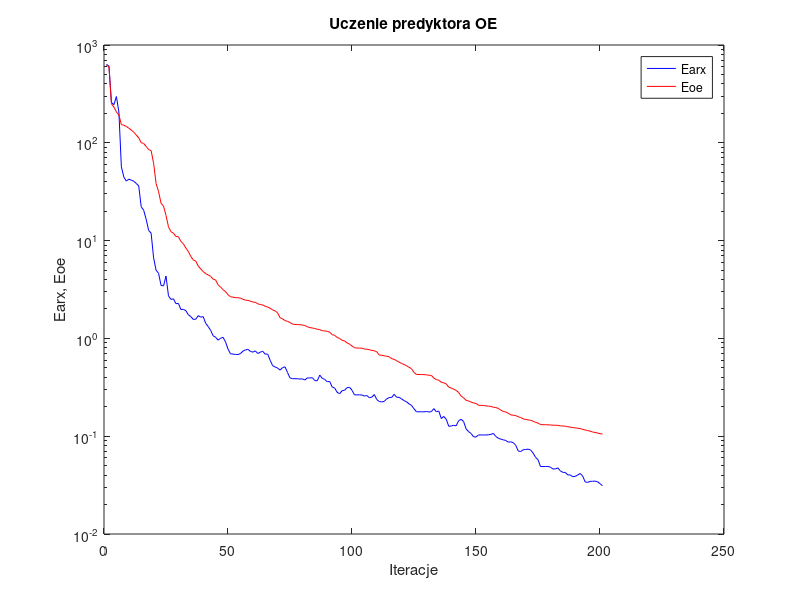
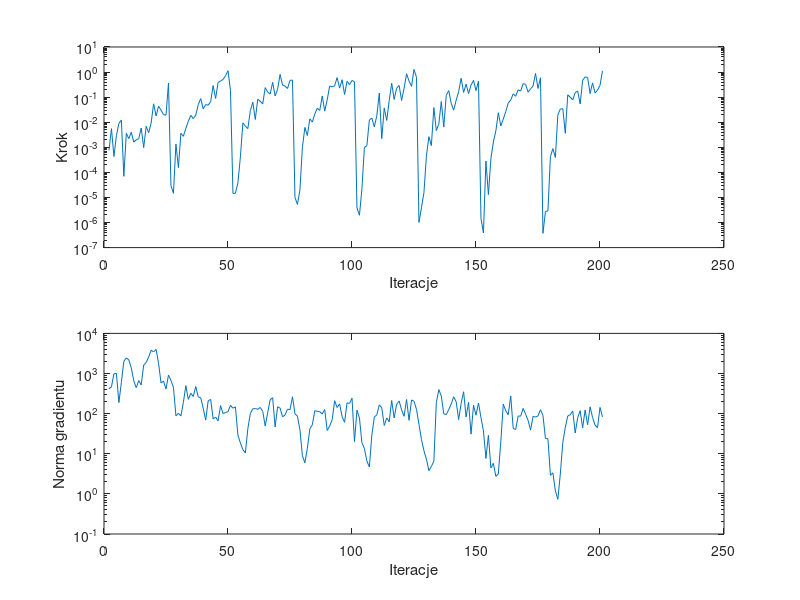

MATLAB code for these plots, in order:
%uczenie predyktora oe
clear all;
n=0; farx(n+1)=6.327465e+002; foe(n+1)=6.210962e+002; wspucz(n+1)=0.000000e+000; ng(n+1)=0.000000e+000;
%odnowa zmiennej metryki
n=1; farx(n+1)=6.096959e+002; foe(n+1)=5.998819e+002; krok(n+1)=7.496833e-004; ng(n+1)=4.153886e+002;
n=2; farx(n+1)=2.578479e+002; foe(n+1)=2.506144e+002; krok(n+1)=5.557598e-003; ng(n+1)=4.691300e+002;
n=3; farx(n+1)=2.456003e+002; foe(n+1)=2.321298e+002; krok(n+1)=4.315864e-004; ng(n+1)=9.797558e+002;
n=4; farx(n+1)=2.973595e+002; foe(n+1)=2.067882e+002; krok(n+1)=2.914669e-003; ng(n+1)=1.008710e+003;
n=5; farx(n+1)=2.063914e+002; foe(n+1)=1.927824e+002; krok(n+1)=8.929289e-003; ng(n+1)=1.880766e+002;
n=6; farx(n+1)=5.679088e+001; foe(n+1)=1.538325e+002; krok(n+1)=1.219985e-002; ng(n+1)=6.008175e+002;
n=7; farx(n+1)=4.463572e+001; foe(n+1)=1.511636e+002; krok(n+1)=6.934421e-005; ng(n+1)=2.011405e+003;
n=8; farx(n+1)=4.057129e+001; foe(n+1)=1.469644e+002; krok(n+1)=3.625910e-003; ng(n+1)=2.457335e+003;
n=9; farx(n+1)=4.247861e+001; foe(n+1)=1.409834e+002; krok(n+1)=2.209886e-003; ng(n+1)=2.182235e+003;
n=10; farx(n+1)=4.148318e+001; foe(n+1)=1.350802e+002; krok(n+1)=3.990004e-003; ng(n+1)=1.389278e+003;
n=11; farx(n+1)=4.049734e+001; foe(n+1)=1.283854e+002; krok(n+1)=1.606327e-003; ng(n+1)=6.560375e+002;
n=12; farx(n+1)=3.844666e+001; foe(n+1)=1.200924e+002; krok(n+1)=1.983052e-003; ng(n+1)=4.440644e+002;
n=13; farx(n+1)=3.626702e+001; foe(n+1)=1.123359e+002; krok(n+1)=2.213894e-003; ng(n+1)=6.684504e+002;
n=14; farx(n+1)=2.219055e+001; foe(n+1)=1.002529e+002; krok(n+1)=5.849663e-003; ng(n+1)=5.184492e+002;
n=15; farx(n+1)=2.043253e+001; foe(n+1)=9.849451e+001; krok(n+1)=9.715074e-004; ng(n+1)=1.623716e+003;
n=16; farx(n+1)=1.650468e+001; foe(n+1)=9.173516e+001; krok(n+1)=6.884742e-003; ng(n+1)=1.880264e+003;
n=17; farx(n+1)=1.272367e+001; foe(n+1)=8.523372e+001; krok(n+1)=3.792736e-003; ng(n+1)=2.573001e+003;
n=18; farx(n+1)=1.191480e+001; foe(n+1)=8.323081e+001; krok(n+1)=9.258382e-003; ng(n+1)=3.804624e+003;
n=19; farx(n+1)=6.669671e+000; foe(n+1)=6.182443e+001; krok(n+1)=5.411858e-002; ng(n+1)=3.463197e+003;
n=20; farx(n+1)=4.980272e+000; foe(n+1)=3.835235e+001; krok(n+1)=1.785641e-002; ng(n+1)=3.985861e+003;
n=21; farx(n+1)=4.637712e+000; foe(n+1)=3.170502e+001; krok(n+1)=4.346837e-002; ng(n+1)=1.800742e+003;
n=22; farx(n+1)=3.482943e+000; foe(n+1)=2.411632e+001; krok(n+1)=3.022871e-002; ng(n+1)=5.808186e+002;
n=23; farx(n+1)=3.443276e+000; foe(n+1)=2.248027e+001; krok(n+1)=2.000182e-002; ng(n+1)=6.519017e+002;
n=24; farx(n+1)=4.337607e+000; foe(n+1)=1.810807e+001; krok(n+1)=1.910413e-002; ng(n+1)=4.117663e+002;
n=25; farx(n+1)=2.724305e+000; foe(n+1)=1.383602e+001; krok(n+1)=3.655097e-001; ng(n+1)=9.139671e+002;
%odnowa zmiennej metryki
n=26; farx(n+1)=2.503499e+000; foe(n+1)=1.232360e+001; krok(n+1)=2.921834e-005; ng(n+1)=6.729334e+002;
n=27; farx(n+1)=2.541096e+000; foe(n+1)=1.191462e+001; krok(n+1)=1.468165e-005; ng(n+1)=4.527065e+002;
n=28; farx(n+1)=2.265353e+000; foe(n+1)=1.101393e+001; krok(n+1)=1.353531e-003; ng(n+1)=8.787751e+001;
n=29; farx(n+1)=2.279370e+000; foe(n+1)=1.095928e+001; krok(n+1)=1.555562e-004; ng(n+1)=1.023206e+002;
n=30; farx(n+1)=1.974832e+000; foe(n+1)=9.814354e+000; krok(n+1)=3.621201e-003; ng(n+1)=8.758521e+001;
n=31; farx(n+1)=1.982049e+000; foe(n+1)=9.277909e+000; krok(n+1)=2.742688e-003; ng(n+1)=1.902767e+002;
n=32; farx(n+1)=1.922274e+000; foe(n+1)=8.392556e+000; krok(n+1)=5.608389e-003; ng(n+1)=4.982814e+002;
n=33; farx(n+1)=1.746605e+000; foe(n+1)=7.751474e+000; krok(n+1)=1.095618e-002; ng(n+1)=2.268044e+002;
n=34; farx(n+1)=1.671625e+000; foe(n+1)=6.889658e+000; krok(n+1)=1.883337e-002; ng(n+1)=3.216444e+002;
n=35; farx(n+1)=1.564234e+000; foe(n+1)=6.340659e+000; krok(n+1)=1.392711e-002; ng(n+1)=2.679716e+002;
n=36; farx(n+1)=1.569375e+000; foe(n+1)=6.160158e+000; krok(n+1)=1.908478e-002; ng(n+1)=4.744986e+002;
n=37; farx(n+1)=1.708221e+000; foe(n+1)=5.503805e+000; krok(n+1)=5.026897e-002; ng(n+1)=2.615016e+002;
n=38; farx(n+1)=1.648797e+000; foe(n+1)=5.136732e+000; krok(n+1)=8.764941e-002; ng(n+1)=2.478759e+002;
n=39; farx(n+1)=1.668904e+000; foe(n+1)=4.828537e+000; krok(n+1)=3.388472e-002; ng(n+1)=1.368673e+002;
n=40; farx(n+1)=1.427528e+000; foe(n+1)=4.597622e+000; krok(n+1)=5.055608e-002; ng(n+1)=6.904882e+001;
n=41; farx(n+1)=1.324252e+000; foe(n+1)=4.457092e+000; krok(n+1)=4.773765e-002; ng(n+1)=2.081801e+002;
n=42; farx(n+1)=1.207901e+000; foe(n+1)=4.307458e+000; krok(n+1)=6.552688e-002; ng(n+1)=2.267609e+002;
n=43; farx(n+1)=1.065344e+000; foe(n+1)=4.044733e+000; krok(n+1)=2.889668e-001; ng(n+1)=7.436489e+001;
n=44; farx(n+1)=1.027477e+000; foe(n+1)=3.955722e+000; krok(n+1)=8.892157e-002; ng(n+1)=8.180341e+001;
n=45; farx(n+1)=9.602948e-001; foe(n+1)=3.531534e+000; krok(n+1)=3.854790e-001; ng(n+1)=6.594469e+001;
n=46; farx(n+1)=1.002770e+000; foe(n+1)=3.357691e+000; krok(n+1)=4.400140e-001; ng(n+1)=1.586345e+002;
n=47; farx(n+1)=1.026140e+000; foe(n+1)=3.147915e+000; krok(n+1)=5.076613e-001; ng(n+1)=1.007588e+002;
n=48; farx(n+1)=9.209675e-001; foe(n+1)=3.014581e+000; krok(n+1)=7.101669e-001; ng(n+1)=1.065806e+002;
n=49; farx(n+1)=7.779703e-001; foe(n+1)=2.794835e+000; krok(n+1)=1.133514e+000; ng(n+1)=1.121734e+002;
n=50; farx(n+1)=6.962347e-001; foe(n+1)=2.667513e+000; krok(n+1)=1.846634e-001; ng(n+1)=1.613195e+002;
%odnowa zmiennej metryki
n=51; farx(n+1)=6.913315e-001; foe(n+1)=2.641250e+000; krok(n+1)=1.442554e-005; ng(n+1)=1.363007e+002;
n=52; farx(n+1)=6.857749e-001; foe(n+1)=2.609863e+000; krok(n+1)=1.470858e-005; ng(n+1)=1.470075e+002;
n=53; farx(n+1)=6.844338e-001; foe(n+1)=2.605168e+000; krok(n+1)=3.872924e-005; ng(n+1)=2.898255e+001;
n=54; farx(n+1)=6.987172e-001; foe(n+1)=2.585769e+000; krok(n+1)=4.175751e-004; ng(n+1)=1.859987e+001;
n=55; farx(n+1)=7.397565e-001; foe(n+1)=2.513656e+000; krok(n+1)=9.409526e-003; ng(n+1)=1.259868e+001;
n=56; farx(n+1)=7.616040e-001; foe(n+1)=2.460150e+000; krok(n+1)=6.947618e-003; ng(n+1)=1.053971e+001;
n=57; farx(n+1)=7.739192e-001; foe(n+1)=2.446287e+000; krok(n+1)=5.557598e-003; ng(n+1)=4.227931e+001;
n=58; farx(n+1)=7.377213e-001; foe(n+1)=2.407650e+000; krok(n+1)=2.876670e-002; ng(n+1)=1.010527e+002;
n=59; farx(n+1)=7.230772e-001; foe(n+1)=2.355068e+000; krok(n+1)=6.288276e-002; ng(n+1)=1.315160e+002;
n=60; farx(n+1)=7.455698e-001; foe(n+1)=2.338825e+000; krok(n+1)=1.285062e-002; ng(n+1)=1.338370e+002;
n=61; farx(n+1)=7.001912e-001; foe(n+1)=2.259936e+000; krok(n+1)=8.268560e-002; ng(n+1)=1.283456e+002;
n=62; farx(n+1)=7.227708e-001; foe(n+1)=2.217085e+000; krok(n+1)=6.864555e-002; ng(n+1)=1.427605e+002;
n=63; farx(n+1)=7.390783e-001; foe(n+1)=2.199983e+000; krok(n+1)=5.360061e-002; ng(n+1)=1.141507e+002;
n=64; farx(n+1)=6.896514e-001; foe(n+1)=2.131276e+000; krok(n+1)=2.398974e-001; ng(n+1)=4.907904e+001;
n=65; farx(n+1)=6.919160e-001; foe(n+1)=2.089911e+000; krok(n+1)=1.579498e-001; ng(n+1)=1.057257e+002;
n=66; farx(n+1)=5.978312e-001; foe(n+1)=2.034182e+000; krok(n+1)=1.331896e-001; ng(n+1)=2.216186e+002;
n=67; farx(n+1)=5.262205e-001; foe(n+1)=1.956888e+000; krok(n+1)=3.904377e-001; ng(n+1)=2.500646e+002;
n=68; farx(n+1)=5.103224e-001; foe(n+1)=1.912830e+000; krok(n+1)=1.125137e-001; ng(n+1)=4.643495e+001;
n=69; farx(n+1)=4.970536e-001; foe(n+1)=1.824121e+000; krok(n+1)=2.064051e-001; ng(n+1)=1.486971e+002;
n=70; farx(n+1)=4.742162e-001; foe(n+1)=1.626402e+000; krok(n+1)=8.067975e-001; ng(n+1)=1.375532e+002;
n=71; farx(n+1)=5.023797e-001; foe(n+1)=1.586054e+000; krok(n+1)=3.047347e-001; ng(n+1)=8.317166e+001;
n=72; farx(n+1)=5.121560e-001; foe(n+1)=1.520836e+000; krok(n+1)=2.745822e-001; ng(n+1)=9.271363e+001;
n=73; farx(n+1)=4.476766e-001; foe(n+1)=1.493247e+000; krok(n+1)=2.214681e-001; ng(n+1)=1.291974e+002;
n=74; farx(n+1)=3.946311e-001; foe(n+1)=1.455110e+000; krok(n+1)=4.681360e-001; ng(n+1)=1.252865e+002;
n=75; farx(n+1)=3.875496e-001; foe(n+1)=1.400965e+000; krok(n+1)=4.756263e-001; ng(n+1)=2.628953e+002;
%odnowa zmiennej metryki
n=76; farx(n+1)=3.872414e-001; foe(n+1)=1.389498e+000; krok(n+1)=9.999543e-006; ng(n+1)=9.895140e+001;
n=77; farx(n+1)=3.867649e-001; foe(n+1)=1.384410e+000; krok(n+1)=5.272228e-006; ng(n+1)=8.656744e+001;
n=78; farx(n+1)=3.840338e-001; foe(n+1)=1.379996e+000; krok(n+1)=1.990494e-005; ng(n+1)=3.993381e+001;
n=79; farx(n+1)=3.853665e-001; foe(n+1)=1.371009e+000; krok(n+1)=1.001196e-003; ng(n+1)=8.927346e+000;
n=80; farx(n+1)=3.752882e-001; foe(n+1)=1.353297e+000; krok(n+1)=6.193383e-003; ng(n+1)=5.931568e+000;
n=81; farx(n+1)=3.947994e-001; foe(n+1)=1.315491e+000; krok(n+1)=2.926191e-003; ng(n+1)=1.374624e+001;
n=82; farx(n+1)=3.935401e-001; foe(n+1)=1.288882e+000; krok(n+1)=1.363820e-002; ng(n+1)=4.201251e+001;
n=83; farx(n+1)=3.964368e-001; foe(n+1)=1.278431e+000; krok(n+1)=1.012568e-002; ng(n+1)=5.272709e+001;
n=84; farx(n+1)=3.706326e-001; foe(n+1)=1.262353e+000; krok(n+1)=2.118799e-002; ng(n+1)=1.180419e+002;
n=85; farx(n+1)=3.685561e-001; foe(n+1)=1.240697e+000; krok(n+1)=3.616714e-002; ng(n+1)=1.145896e+002;
n=86; farx(n+1)=4.216850e-001; foe(n+1)=1.227635e+000; krok(n+1)=2.946581e-002; ng(n+1)=1.116957e+002;
n=87; farx(n+1)=3.908757e-001; foe(n+1)=1.199759e+000; krok(n+1)=1.105941e-001; ng(n+1)=9.791281e+001;
n=88; farx(n+1)=3.803878e-001; foe(n+1)=1.192226e+000; krok(n+1)=2.780135e-002; ng(n+1)=1.268336e+002;
n=89; farx(n+1)=3.608050e-001; foe(n+1)=1.181759e+000; krok(n+1)=7.866273e-002; ng(n+1)=3.809266e+001;
n=90; farx(n+1)=3.628001e-001; foe(n+1)=1.157155e+000; krok(n+1)=2.785378e-001; ng(n+1)=4.919130e+001;
n=91; farx(n+1)=3.191502e-001; foe(n+1)=1.092770e+000; krok(n+1)=2.577175e-001; ng(n+1)=7.068433e+001;
n=92; farx(n+1)=3.110214e-001; foe(n+1)=1.074568e+000; krok(n+1)=2.869393e-001; ng(n+1)=2.102235e+002;
n=93; farx(n+1)=2.814788e-001; foe(n+1)=1.023745e+000; krok(n+1)=6.019322e-001; ng(n+1)=1.419021e+002;
n=94; farx(n+1)=2.716204e-001; foe(n+1)=9.985075e-001; krok(n+1)=2.286401e-001; ng(n+1)=1.748371e+002;
n=95; farx(n+1)=2.914828e-001; foe(n+1)=9.569017e-001; krok(n+1)=4.951781e-001; ng(n+1)=8.463466e+001;
n=96; farx(n+1)=2.950283e-001; foe(n+1)=9.420114e-001; krok(n+1)=1.277097e-001; ng(n+1)=6.086754e+001;
n=97; farx(n+1)=3.130985e-001; foe(n+1)=9.004096e-001; krok(n+1)=4.288049e-001; ng(n+1)=1.854103e+002;
n=98; farx(n+1)=3.166989e-001; foe(n+1)=8.735122e-001; krok(n+1)=3.123324e-001; ng(n+1)=1.799249e+002;
n=99; farx(n+1)=2.947339e-001; foe(n+1)=8.365515e-001; krok(n+1)=4.641165e-001; ng(n+1)=2.423025e+002;
n=100; farx(n+1)=2.646302e-001; foe(n+1)=8.028243e-001; krok(n+1)=4.065930e-001; ng(n+1)=2.013458e+001;
%odnowa zmiennej metryki
n=101; farx(n+1)=2.648302e-001; foe(n+1)=7.971663e-001; krok(n+1)=3.787925e-006; ng(n+1)=1.221142e+002;
n=102; farx(n+1)=2.647742e-001; foe(n+1)=7.953885e-001; krok(n+1)=1.948244e-006; ng(n+1)=7.815115e+001;
n=103; farx(n+1)=2.638312e-001; foe(n+1)=7.944568e-001; krok(n+1)=2.219138e-005; ng(n+1)=1.878073e+001;
n=104; farx(n+1)=2.573899e-001; foe(n+1)=7.793608e-001; krok(n+1)=9.854180e-004; ng(n+1)=1.352021e+001;
n=105; farx(n+1)=2.602773e-001; foe(n+1)=7.759037e-001; krok(n+1)=1.165794e-003; ng(n+1)=6.544073e+000;
n=106; farx(n+1)=2.476509e-001; foe(n+1)=7.656220e-001; krok(n+1)=1.219985e-002; ng(n+1)=4.698461e+000;
n=107; farx(n+1)=2.508746e-001; foe(n+1)=7.542659e-001; krok(n+1)=1.464382e-002; ng(n+1)=2.947006e+001;
n=108; farx(n+1)=2.667589e-001; foe(n+1)=7.474818e-001; krok(n+1)=6.543079e-003; ng(n+1)=8.230842e+001;
n=109; farx(n+1)=2.367920e-001; foe(n+1)=7.299073e-001; krok(n+1)=1.797739e-002; ng(n+1)=9.313241e+001;
n=110; farx(n+1)=2.263331e-001; foe(n+1)=6.751476e-001; krok(n+1)=1.446686e-001; ng(n+1)=1.648541e+002;
n=111; farx(n+1)=2.239705e-001; foe(n+1)=6.726320e-001; krok(n+1)=2.199930e-003; ng(n+1)=1.398939e+002;
n=112; farx(n+1)=2.269153e-001; foe(n+1)=6.634092e-001; krok(n+1)=3.712047e-002; ng(n+1)=5.063766e+001;
n=113; farx(n+1)=2.409395e-001; foe(n+1)=6.560972e-001; krok(n+1)=1.175824e-002; ng(n+1)=7.820627e+001;
n=114; farx(n+1)=2.484934e-001; foe(n+1)=6.485200e-001; krok(n+1)=7.190954e-002; ng(n+1)=6.286174e+001;
n=115; farx(n+1)=2.492392e-001; foe(n+1)=6.207051e-001; krok(n+1)=3.589327e-001; ng(n+1)=2.121749e+002;
n=116; farx(n+1)=2.683237e-001; foe(n+1)=6.110127e-001; krok(n+1)=8.100548e-002; ng(n+1)=7.800338e+001;
n=117; farx(n+1)=2.503214e-001; foe(n+1)=5.910232e-001; krok(n+1)=2.268451e-001; ng(n+1)=1.703206e+002;
n=118; farx(n+1)=2.496355e-001; foe(n+1)=5.717910e-001; krok(n+1)=2.928871e-001; ng(n+1)=2.067374e+002;
n=119; farx(n+1)=2.405800e-001; foe(n+1)=5.537751e-001; krok(n+1)=7.377901e-002; ng(n+1)=1.242148e+002;
n=120; farx(n+1)=2.312351e-001; foe(n+1)=5.417365e-001; krok(n+1)=2.250273e-001; ng(n+1)=8.599184e+001;
n=121; farx(n+1)=2.249286e-001; foe(n+1)=5.254768e-001; krok(n+1)=8.576098e-001; ng(n+1)=2.251176e+002;
n=122; farx(n+1)=2.139187e-001; foe(n+1)=5.063506e-001; krok(n+1)=4.372988e-001; ng(n+1)=6.794946e+001;
n=123; farx(n+1)=2.064500e-001; foe(n+1)=4.895002e-001; krok(n+1)=2.695720e-001; ng(n+1)=2.191999e+002;
n=124; farx(n+1)=1.906445e-001; foe(n+1)=4.487393e-001; krok(n+1)=1.273593e+000; ng(n+1)=2.035189e+002;
n=125; farx(n+1)=1.777413e-001; foe(n+1)=4.276282e-001; krok(n+1)=6.210550e-001; ng(n+1)=1.280361e+002;
%odnowa zmiennej metryki
n=126; farx(n+1)=1.777061e-001; foe(n+1)=4.271751e-001; krok(n+1)=1.013194e-006; ng(n+1)=5.429175e+001;
n=127; farx(n+1)=1.777161e-001; foe(n+1)=4.269426e-001; krok(n+1)=3.849289e-006; ng(n+1)=2.269846e+001;
n=128; farx(n+1)=1.774474e-001; foe(n+1)=4.266659e-001; krok(n+1)=1.539716e-005; ng(n+1)=1.197757e+001;
n=129; farx(n+1)=1.789715e-001; foe(n+1)=4.240308e-001; krok(n+1)=4.448722e-004; ng(n+1)=7.330379e+000;
n=130; farx(n+1)=1.766150e-001; foe(n+1)=4.203560e-001; krok(n+1)=2.659087e-003; ng(n+1)=3.810304e+000;
n=131; farx(n+1)=1.784140e-001; foe(n+1)=4.185941e-001; krok(n+1)=1.166078e-003; ng(n+1)=4.833860e+000;
n=132; farx(n+1)=1.915365e-001; foe(n+1)=3.925556e-001; krok(n+1)=3.814009e-002; ng(n+1)=6.515629e+000;
n=133; farx(n+1)=1.778836e-001; foe(n+1)=3.792781e-001; krok(n+1)=4.653602e-003; ng(n+1)=1.885125e+002;
n=134; farx(n+1)=1.806589e-001; foe(n+1)=3.735727e-001; krok(n+1)=8.349282e-003; ng(n+1)=3.976136e+002;
n=135; farx(n+1)=1.515381e-001; foe(n+1)=3.561818e-001; krok(n+1)=6.677458e-002; ng(n+1)=2.759691e+002;
n=136; farx(n+1)=1.593514e-001; foe(n+1)=3.513577e-001; krok(n+1)=6.425309e-003; ng(n+1)=9.883574e+001;
n=137; farx(n+1)=1.490657e-001; foe(n+1)=3.426944e-001; krok(n+1)=1.174729e-001; ng(n+1)=9.472206e+001;
n=138; farx(n+1)=1.265877e-001; foe(n+1)=3.176852e-001; krok(n+1)=1.827549e-001; ng(n+1)=1.260620e+002;
n=139; farx(n+1)=1.270393e-001; foe(n+1)=3.109184e-001; krok(n+1)=5.671128e-002; ng(n+1)=1.735781e+002;
n=140; farx(n+1)=1.293078e-001; foe(n+1)=3.024265e-001; krok(n+1)=3.034235e-002; ng(n+1)=2.630993e+002;
n=141; farx(n+1)=1.276878e-001; foe(n+1)=2.941516e-001; krok(n+1)=7.494212e-002; ng(n+1)=1.989142e+002;
n=142; farx(n+1)=1.441607e-001; foe(n+1)=2.797382e-001; krok(n+1)=1.653712e-001; ng(n+1)=7.103349e+001;
n=143; farx(n+1)=1.488263e-001; foe(n+1)=2.576931e-001; krok(n+1)=5.657309e-001; ng(n+1)=1.803682e+002;
n=144; farx(n+1)=1.412889e-001; foe(n+1)=2.466779e-001; krok(n+1)=1.541897e-001; ng(n+1)=3.513367e+002;
n=145; farx(n+1)=1.188745e-001; foe(n+1)=2.329131e-001; krok(n+1)=3.324062e-001; ng(n+1)=8.269030e+001;
n=146; farx(n+1)=1.113857e-001; foe(n+1)=2.288823e-001; krok(n+1)=1.380129e-001; ng(n+1)=1.916797e+002;
n=147; farx(n+1)=1.067411e-001; foe(n+1)=2.239310e-001; krok(n+1)=3.044248e-001; ng(n+1)=3.085618e+001;
n=148; farx(n+1)=9.864546e-002; foe(n+1)=2.186464e-001; krok(n+1)=4.641165e-001; ng(n+1)=1.615729e+002;
n=149; farx(n+1)=9.806385e-002; foe(n+1)=2.164213e-001; krok(n+1)=1.827549e-001; ng(n+1)=9.149277e+001;
n=150; farx(n+1)=1.029369e-001; foe(n+1)=2.072517e-001; krok(n+1)=4.372988e-001; ng(n+1)=1.847489e+002;
%odnowa zmiennej metryki
n=151; farx(n+1)=1.029801e-001; foe(n+1)=2.063761e-001; krok(n+1)=1.484839e-006; ng(n+1)=7.976629e+001;
n=152; farx(n+1)=1.029909e-001; foe(n+1)=2.063204e-001; krok(n+1)=3.822754e-007; ng(n+1)=3.694712e+001;
n=153; farx(n+1)=1.029542e-001; foe(n+1)=2.042135e-001; krok(n+1)=2.826636e-004; ng(n+1)=7.673753e+000;
n=154; farx(n+1)=1.034081e-001; foe(n+1)=2.028871e-001; krok(n+1)=1.290553e-005; ng(n+1)=2.884012e+001;
n=155; farx(n+1)=1.043993e-001; foe(n+1)=2.020139e-001; krok(n+1)=3.521882e-004; ng(n+1)=4.420886e+000;
n=156; farx(n+1)=1.068242e-001; foe(n+1)=1.975845e-001; krok(n+1)=1.629095e-003; ng(n+1)=5.781798e+000;
n=157; farx(n+1)=9.946643e-002; foe(n+1)=1.961833e-001; krok(n+1)=4.494346e-003; ng(n+1)=2.741568e+000;
n=158; farx(n+1)=9.524979e-002; foe(n+1)=1.924741e-001; krok(n+1)=2.392360e-002; ng(n+1)=3.145239e+000;
n=159; farx(n+1)=9.330508e-002; foe(n+1)=1.845885e-001; krok(n+1)=7.088910e-003; ng(n+1)=1.998442e+001;
n=160; farx(n+1)=9.176757e-002; foe(n+1)=1.792306e-001; krok(n+1)=1.333847e-002; ng(n+1)=1.729986e+002;
n=161; farx(n+1)=9.041457e-002; foe(n+1)=1.766340e-001; krok(n+1)=2.667694e-002; ng(n+1)=1.176896e+002;
n=162; farx(n+1)=8.702142e-002; foe(n+1)=1.715936e-001; krok(n+1)=5.793922e-002; ng(n+1)=9.430693e+001;
n=163; farx(n+1)=8.754344e-002; foe(n+1)=1.653197e-001; krok(n+1)=7.690984e-002; ng(n+1)=2.752580e+002;
n=164; farx(n+1)=8.607289e-002; foe(n+1)=1.639777e-001; krok(n+1)=1.348264e-001; ng(n+1)=4.292233e+001;
n=165; farx(n+1)=8.085495e-002; foe(n+1)=1.625984e-001; krok(n+1)=1.081188e-001; ng(n+1)=4.015131e+001;
n=166; farx(n+1)=7.081002e-002; foe(n+1)=1.580871e-001; krok(n+1)=1.961845e-001; ng(n+1)=8.755516e+001;
n=167; farx(n+1)=6.967230e-002; foe(n+1)=1.553809e-001; krok(n+1)=1.742650e-001; ng(n+1)=8.643915e+001;
n=168; farx(n+1)=7.262178e-002; foe(n+1)=1.504942e-001; krok(n+1)=3.456460e-001; ng(n+1)=1.344529e+002;
n=169; farx(n+1)=7.314594e-002; foe(n+1)=1.483296e-001; krok(n+1)=3.238984e-001; ng(n+1)=9.687096e+001;
n=170; farx(n+1)=7.381819e-002; foe(n+1)=1.468131e-001; krok(n+1)=1.573255e-001; ng(n+1)=6.784194e+001;
n=171; farx(n+1)=7.230055e-002; foe(n+1)=1.455287e-001; krok(n+1)=2.134155e-001; ng(n+1)=3.893978e+001;
n=172; farx(n+1)=6.740641e-002; foe(n+1)=1.424520e-001; krok(n+1)=2.785672e-001; ng(n+1)=8.544736e+001;
n=173; farx(n+1)=6.079595e-002; foe(n+1)=1.383903e-001; krok(n+1)=8.812124e-001; ng(n+1)=8.207430e+001;
n=174; farx(n+1)=5.756089e-002; foe(n+1)=1.363282e-001; krok(n+1)=2.211882e-001; ng(n+1)=8.806009e+001;
n=175; farx(n+1)=4.896669e-002; foe(n+1)=1.315764e-001; krok(n+1)=5.896462e-001; ng(n+1)=1.251567e+002;
%odnowa zmiennej metryki
n=176; farx(n+1)=4.897873e-002; foe(n+1)=1.311913e-001; krok(n+1)=3.723133e-007; ng(n+1)=8.998604e+001;
n=177; farx(n+1)=4.900602e-002; foe(n+1)=1.309349e-001; krok(n+1)=2.752569e-006; ng(n+1)=2.401566e+001;
n=178; farx(n+1)=4.908235e-002; foe(n+1)=1.307205e-001; krok(n+1)=2.923378e-006; ng(n+1)=2.382512e+001;
n=179; farx(n+1)=4.824491e-002; foe(n+1)=1.303207e-001; krok(n+1)=4.261938e-004; ng(n+1)=2.898652e+000;
n=180; farx(n+1)=4.627587e-002; foe(n+1)=1.294652e-001; krok(n+1)=8.861138e-004; ng(n+1)=3.352530e+000;
n=181; farx(n+1)=4.623440e-002; foe(n+1)=1.294350e-001; krok(n+1)=3.921839e-004; ng(n+1)=1.192469e+000;
n=182; farx(n+1)=4.745758e-002; foe(n+1)=1.291894e-001; krok(n+1)=1.961876e-002; ng(n+1)=7.325521e-001;
n=183; farx(n+1)=4.423102e-002; foe(n+1)=1.276423e-001; krok(n+1)=3.361391e-002; ng(n+1)=3.141215e+000;
n=184; farx(n+1)=4.269990e-002; foe(n+1)=1.271368e-001; krok(n+1)=3.452721e-002; ng(n+1)=1.921355e+001;
n=185; farx(n+1)=4.261075e-002; foe(n+1)=1.266103e-001; krok(n+1)=3.625910e-003; ng(n+1)=4.498213e+001;
n=186; farx(n+1)=4.021975e-002; foe(n+1)=1.249806e-001; krok(n+1)=1.238254e-001; ng(n+1)=8.748418e+001;
n=187; farx(n+1)=4.015951e-002; foe(n+1)=1.237838e-001; krok(n+1)=9.907791e-002; ng(n+1)=9.330056e+001;
n=188; farx(n+1)=3.854511e-002; foe(n+1)=1.225576e-001; krok(n+1)=7.799474e-002; ng(n+1)=1.166022e+002;
n=189; farx(n+1)=3.885986e-002; foe(n+1)=1.217464e-001; krok(n+1)=1.515816e-001; ng(n+1)=3.285596e+001;
n=190; farx(n+1)=4.012798e-002; foe(n+1)=1.206855e-001; krok(n+1)=1.752988e-001; ng(n+1)=7.975337e+001;
n=191; farx(n+1)=4.154764e-002; foe(n+1)=1.195458e-001; krok(n+1)=5.360061e-002; ng(n+1)=1.185514e+002;
n=192; farx(n+1)=3.921159e-002; foe(n+1)=1.176493e-001; krok(n+1)=4.686024e-001; ng(n+1)=4.437410e+001;
n=193; farx(n+1)=3.416230e-002; foe(n+1)=1.158738e-001; krok(n+1)=6.404647e-001; ng(n+1)=1.231861e+002;
n=194; farx(n+1)=3.370598e-002; foe(n+1)=1.140465e-001; krok(n+1)=6.167589e-001; ng(n+1)=5.290696e+001;
n=195; farx(n+1)=3.454704e-002; foe(n+1)=1.128166e-001; krok(n+1)=1.387085e-001; ng(n+1)=1.477485e+002;
n=196; farx(n+1)=3.460500e-002; foe(n+1)=1.103795e-001; krok(n+1)=3.693268e-001; ng(n+1)=8.013937e+001;
n=197; farx(n+1)=3.473551e-002; foe(n+1)=1.092024e-001; krok(n+1)=1.463429e-001; ng(n+1)=5.205048e+001;
n=198; farx(n+1)=3.425643e-002; foe(n+1)=1.077153e-001; krok(n+1)=1.907753e-001; ng(n+1)=4.463651e+001;
n=199; farx(n+1)=3.273321e-002; foe(n+1)=1.062680e-001; krok(n+1)=2.942678e-001; ng(n+1)=1.428245e+002;
n=200; farx(n+1)=3.113138e-002; foe(n+1)=1.051392e-001; krok(n+1)=1.111368e+000; ng(n+1)=8.269561e+001;

figure; semilogy(farx,'b'); hold on; semilogy(foe,'r'); xlabel('Iteracje'); ylabel('Earx, Eoe'); legend('Earx','Eoe'); title('Uczenie predyktora OE');
figure; subplot(2,1,1); semilogy(krok); xlabel('Iteracje'); ylabel('Krok');
subplot(2,1,2); semilogy(ng); xlabel('Iteracje'); ylabel('Norma gradientu');
Earx=farx(n+1)
Eoe=foe(n+1)
